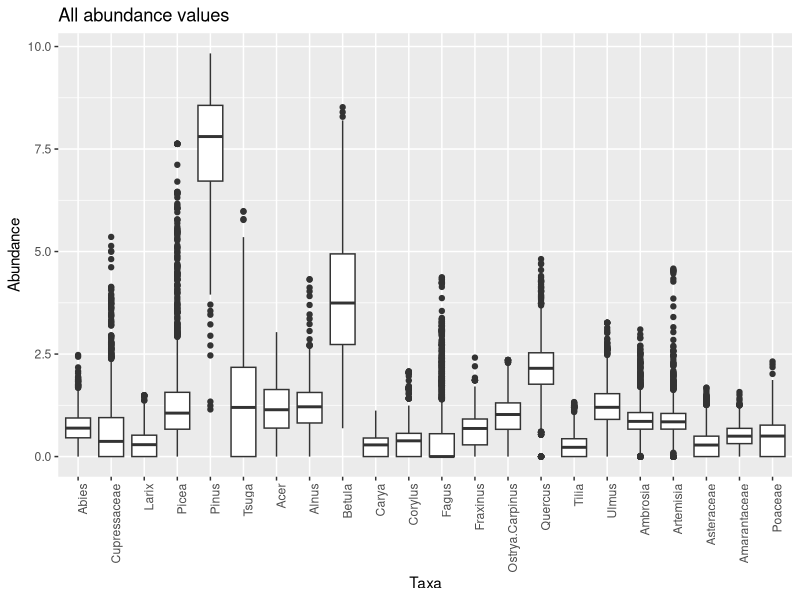
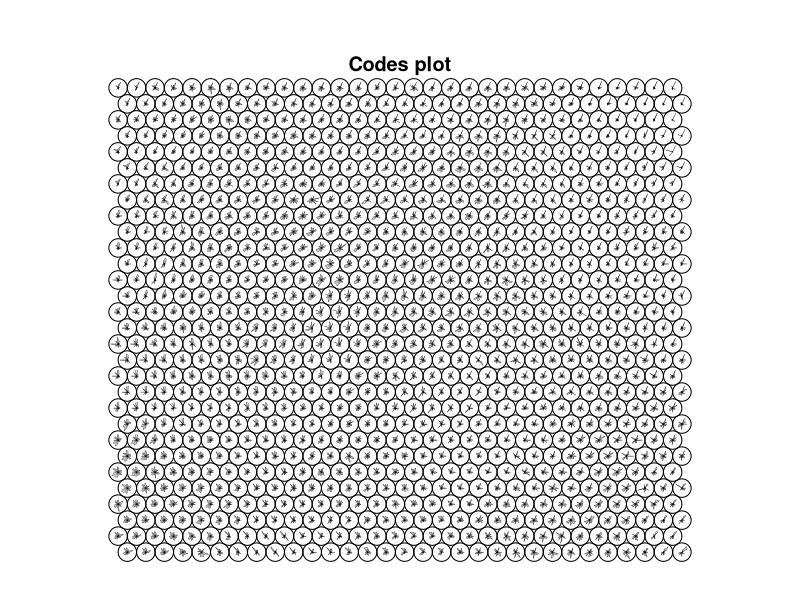
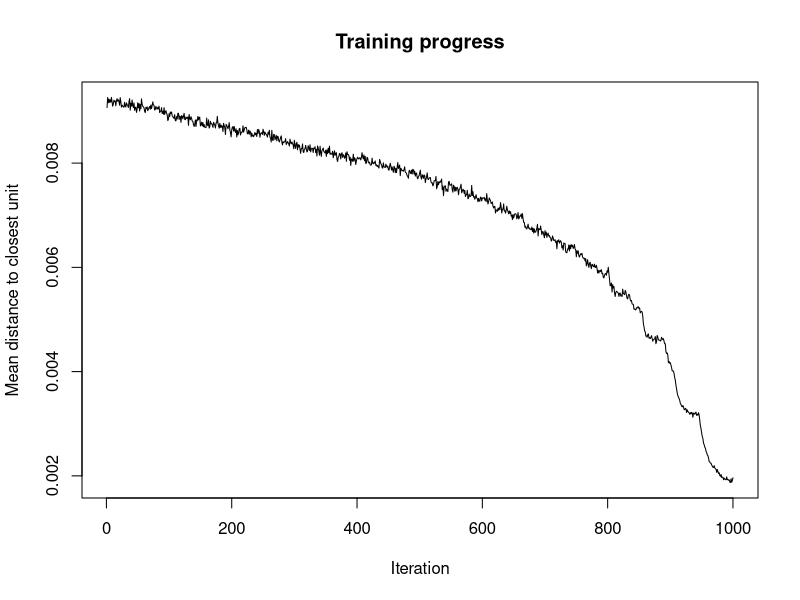
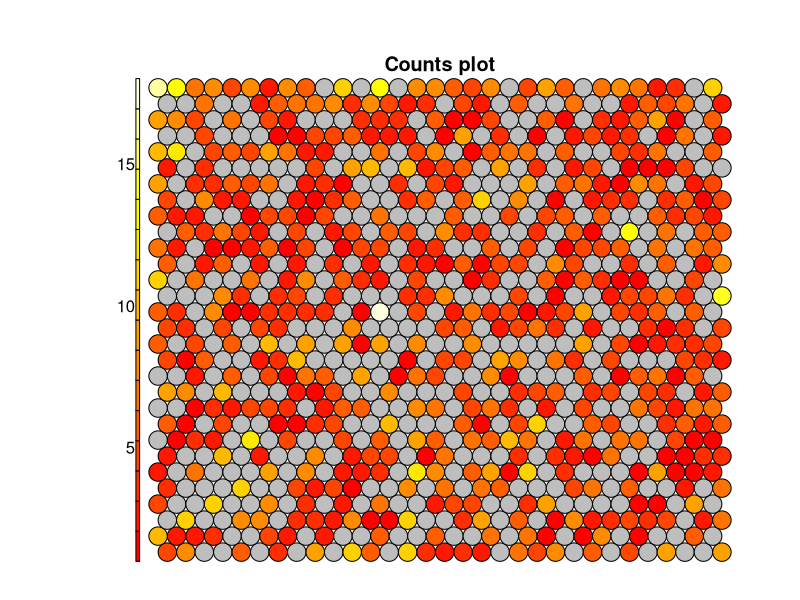
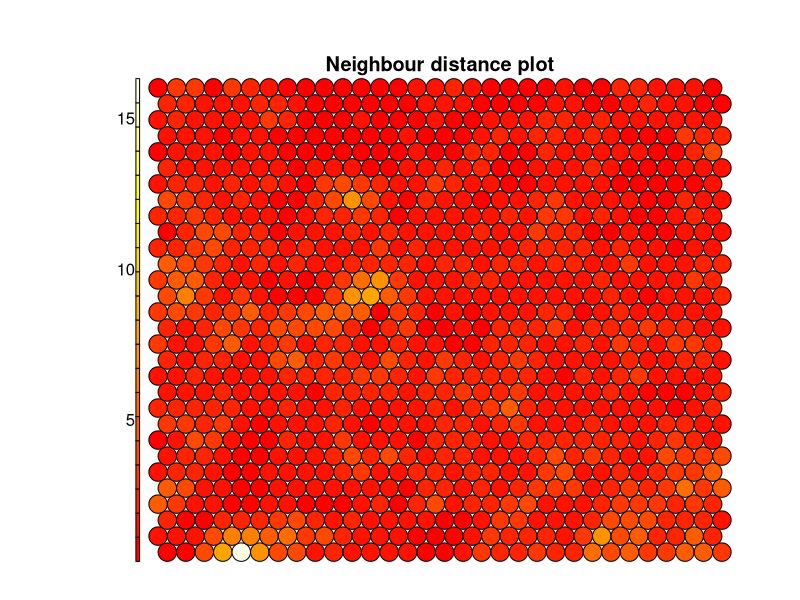
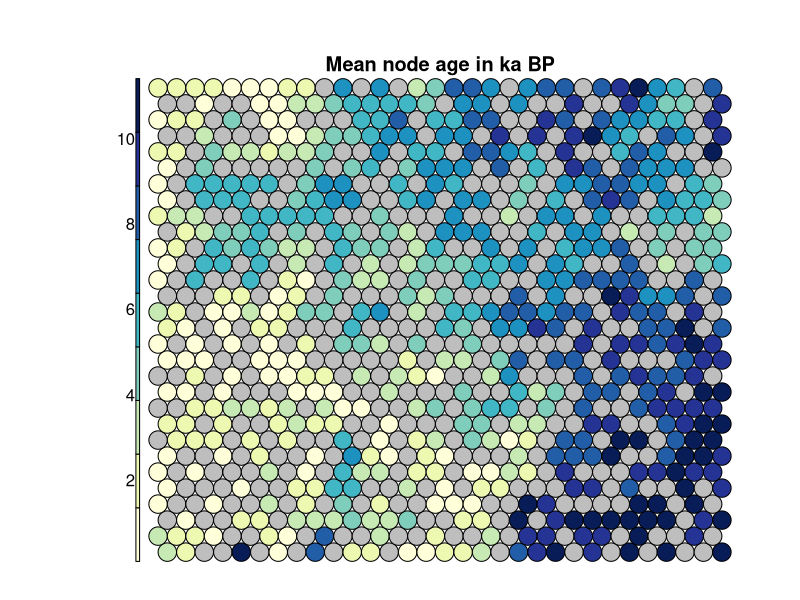
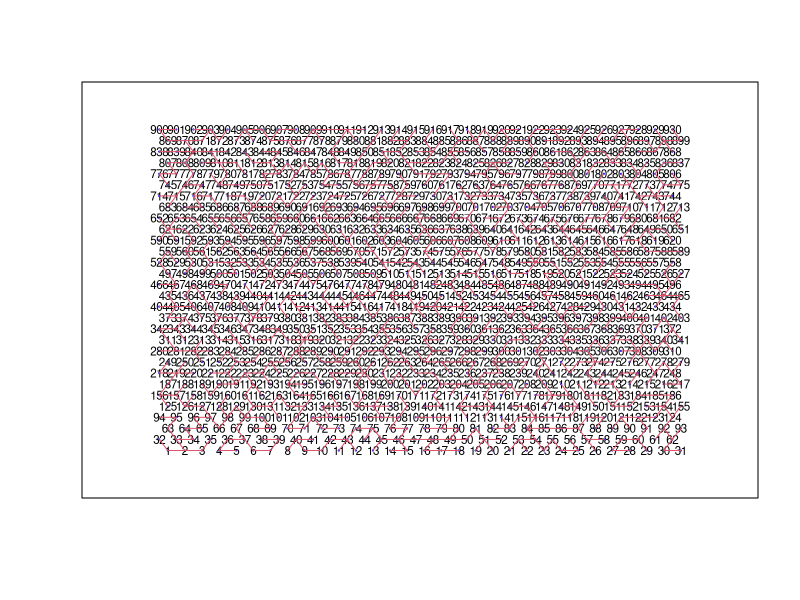
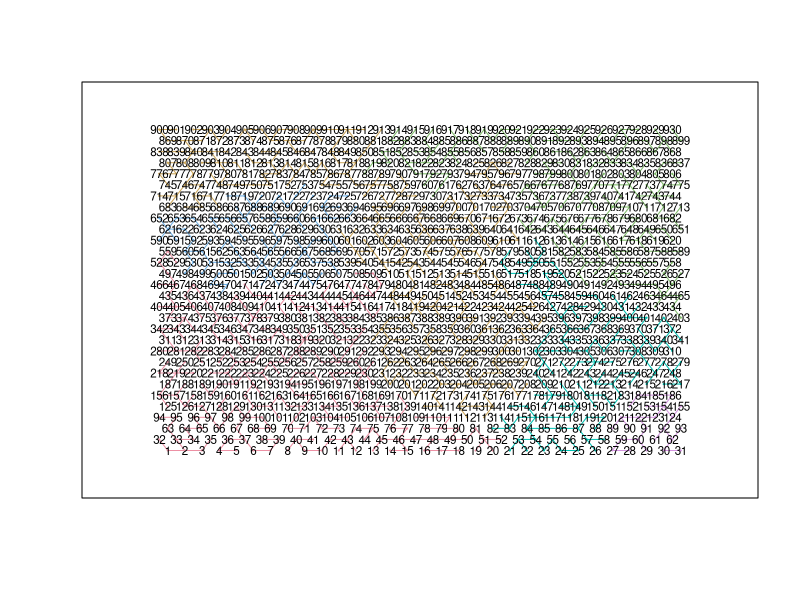

Generate these figures, in order, with R:
## ---- chunk 1
set.seed(3980)

require(spdep)
require(kohonen)
require(RColorBrewer)
require(ggplot2)
require(reshape2)
## ---- chunk 2
gl <- read.csv("./Data/GreatLakesAll_500.csv")
sitesf <- as.factor(substr(gl$Sample,0,4))
ages <- gl$YrBP
## ---- chunk 3
poll <- gl[,3:24]
pollSum <- apply(poll,1,sum)
poll <- poll/pollSum*100
poll.s<- sqrt(poll)
## ---- chunk 4
plot.df = melt(poll.s, variable.name = "Taxa", value.name = "Abundance")
x = ggplot(plot.df, aes(x=Taxa, y=Abundance)) + geom_boxplot() 
x = x + ggtitle("All abundance values") + theme(axis.text.x = element_text(angle = 90, hjust = 1))
print(x)
## ---- chunk 5
gridX<-31
gridY<-30
grid.som <-somgrid(gridX, gridY, "hexagonal")
## ---- chunk 6
poll.som <- som(as.matrix(poll.s), grid = grid.som, rlen=1000)
plot(poll.som, codeRendering="stars")
## ---- chunk 7
plot(poll.som, type="changes")
## ---- chunk 8
plot(poll.som, type="counts")
## ---- chunk 9
plot(poll.som, type="dist.neighbours")
## ---- chunk 10
myRCBage = function(n, pal="YlGnBu") {
  brewer.pal(n, pal)
}
nnodes = gridX*gridY
nodeAge = rep(NA, nnodes)
for (i in 1:nnodes) {
  nodeID = which(poll.som$unit.classif == i)
  if (length(nodeID) >0) {
    nodeAge[i] = mean(ages[nodeID])
  }
}

plot(poll.som, type="property", property=nodeAge/1000, main="Mean node age in ka BP",
     palette.name=myRCBage, ncolors=9)
#add.cluster.boundaries(poll.som, poll.som.kmean$cluster)
## ---- chunk 11
som.nb = graph2nb(gabrielneigh(grid.som$pts),sym=TRUE)
#plot(som.nb, grid.som$pts)
## ---- chunk 12
lcosts <- nbcosts(som.nb, poll.som$codes[[1]])
nb.w <- nb2listw(som.nb, lcosts, style="B")
## ---- chunk 13
nbclus = 6
som.mst <- mstree(nb.w,nbclus-1)
plot(som.mst, grid.som$pts, col=2,       
     cex.lab=.7, cex.circles=0.035, fg="blue")
## ---- chunk 14
som.skat <- skater(som.mst[,1:2], poll.som$codes[[1]], ncuts=(nbclus-1))
som.clus = som.skat$groups
table(som.clus)
## ---- chunk 15
plot(som.skat, grid.som$pts, cex.circles=0.035, cex.lab=.7)
## ---- chunk 16
myRCBcls = function(n, pal="Dark2") {
  brewer.pal(n, pal)
}
plot(poll.som, type="property", property=as.numeric(som.clus), main="Cluster map", 
     palette.name=myRCBcls, ncolors=nbclus, heatkeywidth = .5)
add.cluster.boundaries(poll.som, som.clus)
## ---- chunk 17
plot.df = cbind(melt(poll.som$codes[[1]], varnames = c("Grid","Taxa"),
                     value.name = "Score"), Clus=as.factor(rep(som.clus, 22)))

x = ggplot(plot.df, aes(x=Taxa, y=Score, fill=Clus)) + geom_boxplot() + facet_wrap(~Clus)
x = x + ggtitle("All abundance values") + theme(axis.text.x = element_text(angle = 90, hjust = 1))
print(x)
## ---- chunk 18
plot.df = data.frame(age=nodeAge, cluster=as.factor(som.clus))
x = ggplot(plot.df, aes(x=reorder(cluster, age*-1, FUN=median, na.rm=TRUE), y=age, fill=cluster)) + geom_boxplot()
x = x + theme_bw() + scale_x_discrete("Cluster") + scale_y_continuous("Age BP")
x = x + ggtitle("Cluster occurrence by age")
print(x)
## ---- chunk 19
myRCBpol = function(n, pal="Greens") {
  brewer.pal(n, pal)
}
taxNames = names(poll)
for (i in 1:length(taxNames)) {
  plot(poll.som, type="property", property=poll.som$codes[[1]][,taxNames[i]], main=taxNames[i], 
       palette.name=myRCBpol, ncolors=9)
  add.cluster.boundaries(poll.som, som.clus)
}
## ---- chunk 20
# allsites = unique(sitesf)
# for (i in 1:length(allsites)) {
#   siteID= which(sitesf==allsites[i])
#   plot(poll.som, type="dist.neighbours", keepMargins=TRUE, main=allsites[i])
#   add.cluster.boundaries(poll.som, som.clus)
#   site.crd <- poll.som$grid$pts[poll.som$unit.classif,][siteID,]
#   lines(site.crd, lwd=2)
#   points(jitter(site.crd))
# }
